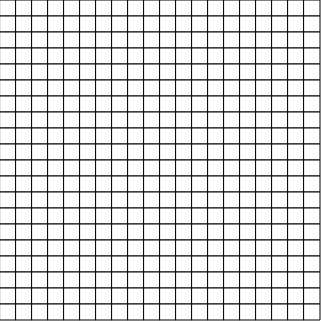
Frame 1 (no input)
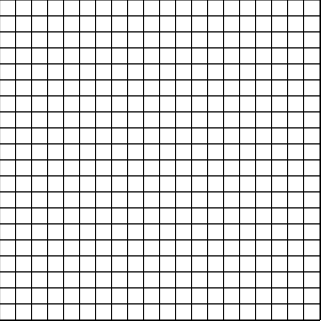
Frame 60 (no input)
Frame 120 (the mouse pressed at the canvas centre since frame 60): identical to frame 60, image omitted

The p5.js sketch that drew these frames (run headless with seeded random() and noise() and a simulated clock; from frame 60 on, the mouse is pressed at the canvas centre):

// p5.js sketch
// ── sketch.js

// Function to make creating a 2D array easier
function create2DArray(columns, rows)
{
  var temp = new Array(columns);
  for(var i = 0; i < temp.length; i++)
    temp[i] = new Array(rows);
    
  return temp;
}

// Global variables
let arr_w = 20;
let arr_h = 20;
let cellSize = 16;

let currentGen;
let nextGen;

var play = false;

/////////////////

function setup()
{
  currentGen = create2DArray(arr_w, arr_h);
  
  createCanvas(arr_w * cellSize + 1, arr_h * cellSize + 1);
  
  // Sets up the cell grid
  for(var i = 0; i < arr_w; i++)
  {
    for(var j = 0; j < arr_h; j++)
    {
      currentGen[i][j] = new Cell(i, j, cellSize);
    }
  }
  
  // copies the grid as a future reference
  nextGen = currentGen;
  
  frameRate(60);
}

function draw()
{
  
  // loop for drawing cells and checking them at the same time (probably a terrible idea, fix needed)
  for(var i = 0; i < arr_w; i++)
  {
    for(var j = 0; j < arr_h; j++)
    {
      currentGen[i][j].draw();
      if(play) // if the simulation is running, check cells
        nextGen[i][j].check(currentGen);
    }
  }
  
  var temp = currentGen;
  currentGen = nextGen;
  nextGen = temp;
}

function keyPressed()
{
  play = !play;
  console.log("state changed: " + play);
}

function mouseClicked()
{
  for(var i = 0; i < arr_w; i++)
  {
    for(var j = 0; j < arr_h; j++)
    {
      // Checks if the mouse is over a specific cell when clicked
      if(nextGen[i][j].contains(mouseX, mouseY))
        nextGen[i][j].flipState();
    }
  }
}
// ── Cell.js

// Cell function class
function Cell(i, j, size)
{
  this.x = i * size;
  this.y = j * size;
  this.i = i;
  this.j = j;
  this.size = size;
  
  this.alive = false;
  
  this.draw = function()
  {
    if(this.alive)
    {
      fill(0);
    }else{
      fill(255);
    }
    rect(this.x, this.y, this.size, this.size);
  };
}

// Checks surrounding cells.
Cell.prototype.check = function(arr)
{
  var aliveNeighbors = 0;
  
  for(var ioff = -1; ioff <= 1; ioff++)
  {
    // Check if we are not causing the OutOfBounds exception
    if(this.i + ioff < 0 || this.i + ioff >= 20) continue;
    
    for(var joff = -1; joff <= 1; joff++)
    {
      // Check if we are not causing the OutOfBounds exception  
      if(this.j + joff < 0 || this.j + joff >= 20) continue;
      
      var neighbor = arr[this.i + ioff][this.j + joff];
      // Check if the neighbor is alive, if so, add to the total
      if(neighbor.alive && neighbor != this)
        aliveNeighbors++;
    }
  }
  
  // Rules:
  // if the cell is alive and there are less than 2 alive cells surrounding it, the cell will die from under population
  // if the cell is alive and there are more than 3 alive cells surrounding it, the cell dies from over population
  // if the cell is alive and there are 2-3 alive cells surrounding it, the cell will pass on to the other generation
  // if the cell is dead and there are exactly 3 cells surrounding it, the cell will become alive again due to reproduction
  if(this.alive)
  {
    if(aliveNeighbors == 2 || aliveNeighbors == 3)
      this.alive = true;
    else
      this.alive = false;
  }else{
    if(aliveNeighbors == 3)
      this.alive = true;
    else 
      this.alive = false;
  }
  
  return this.alive;
};

// Checks if the coordinates (x, y) are within the bounds of the cell
Cell.prototype.contains = function(x, y)
{
  return (x > this.x && x < this.x + this.size && y > this.y && y < this.y + this.size) ? true : false;
};

// Test for fliping cell's state
Cell.prototype.flipState = function(){
  this.alive = !this.alive;
};
